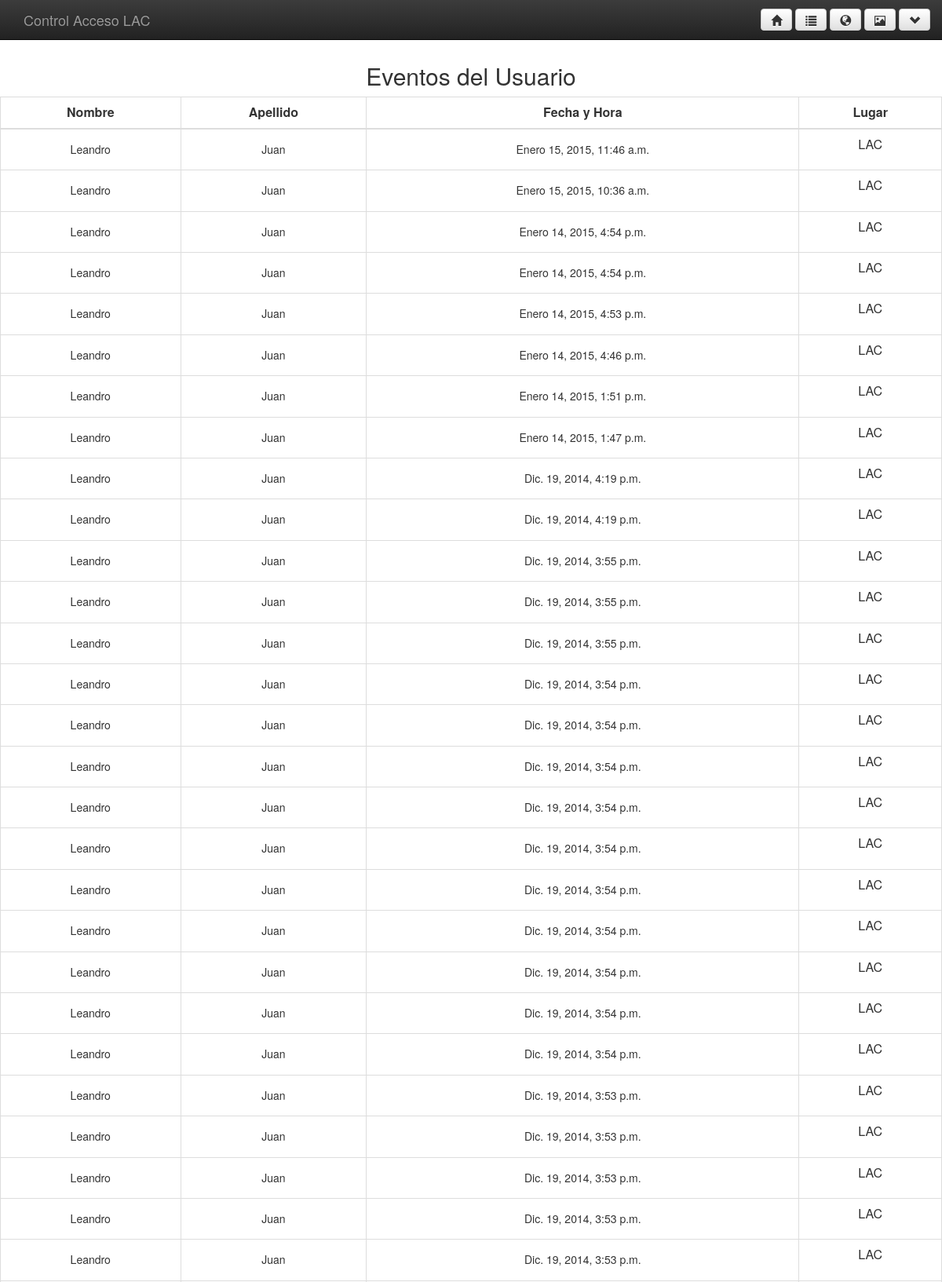
/eventosUsuario/2 (signed in, upper part), run on the app's committed database.
### control/models.py (models this page shows)
class Eventos_dj(models.Model):
    id = models.AutoField(primary_key=True)
    id_usuario_eventos= models.IntegerField()
    nombres_eventos = models.CharField(max_length=50)
    apellidos_eventos = models.CharField(max_length=50)
    fechayhora_eventos = models.DateTimeField()
    lugar_eventos= models.CharField(max_length=50)

### control/views.py (the view)
# urls.py: url(r'^eventosUsuario/(?P<id_usuario>\d+)$', 'control.views.mostrarEventosUsuario', name='eventosUsuario'),
@login_required()
def mostrarEventosUsuario(request,id_usuario):
    eventos = Eventos_dj.objects.filter(id_usuario_eventos=id_usuario).order_by('-id')
    return render_to_response('eventosUsuario.html',{'usuarios': eventos })

### login/templates/eventosUsuario.html
{% include 'base2.html' %}
<center><h2>Eventos del Usuario</h2></center>
<table  class="table table-hover table-bordered">
<thead>
<tr>
<th><center>Nombre</center></th>
<th><center>Apellido</center></th>
<th><center>Fecha y Hora</center></th>
<th><center>Lugar</center></th>
</tr>
</thead>
<tbody>
{% for usuario in usuarios %}
<tr>
<td align='center'><h5>{{ usuario.nombres_eventos }}</h5></td>
<td align='center'><h5>{{ usuario.apellidos_eventos }}</h5></td>
<td align='center'><h5>{{ usuario.fechayhora_eventos }}</h5></td>
<td align='center'><h>{{ usuario.lugar_eventos }}</h5></td>
{% endfor %}
</tbody>
</table>

### login/templates/base2.html (style rules this page uses)
body { padding-top: 5%; }

### data on the page
Eventos_dj: nombres_eventos "Leandro", apellidos_eventos "Juan", fechayhora_eventos "Enero 15, 2015, 11:46 a.m.", lugar_eventos "LAC"
Eventos_dj: nombres_eventos "Leandro", apellidos_eventos "Juan", fechayhora_eventos "Enero 15, 2015, 10:36 a.m.", lugar_eventos "LAC"
Eventos_dj: nombres_eventos "Leandro", apellidos_eventos "Juan", fechayhora_eventos "Enero 14, 2015, 4:54 p.m.", lugar_eventos "LAC"
Eventos_dj: nombres_eventos "Leandro", apellidos_eventos "Juan", fechayhora_eventos "Enero 14, 2015, 4:54 p.m.", lugar_eventos "LAC"
Eventos_dj: nombres_eventos "Leandro", apellidos_eventos "Juan", fechayhora_eventos "Enero 14, 2015, 4:53 p.m.", lugar_eventos "LAC"
Eventos_dj: nombres_eventos "Leandro", apellidos_eventos "Juan", fechayhora_eventos "Enero 14, 2015, 4:46 p.m.", lugar_eventos "LAC"
Eventos_dj: nombres_eventos "Leandro", apellidos_eventos "Juan", fechayhora_eventos "Enero 14, 2015, 1:51 p.m.", lugar_eventos "LAC"
Eventos_dj: nombres_eventos "Leandro", apellidos_eventos "Juan", fechayhora_eventos "Enero 14, 2015, 1:47 p.m.", lugar_eventos "LAC"
Eventos_dj: nombres_eventos "Leandro", apellidos_eventos "Juan", fechayhora_eventos "Dic. 19, 2014, 4:19 p.m.", lugar_eventos "LAC"
Eventos_dj: nombres_eventos "Leandro", apellidos_eventos "Juan", fechayhora_eventos "Dic. 19, 2014, 4:19 p.m.", lugar_eventos "LAC"
Eventos_dj: nombres_eventos "Leandro", apellidos_eventos "Juan", fechayhora_eventos "Dic. 19, 2014, 3:55 p.m.", lugar_eventos "LAC"
Eventos_dj: nombres_eventos "Leandro", apellidos_eventos "Juan", fechayhora_eventos "Dic. 19, 2014, 3:55 p.m.", lugar_eventos "LAC"
Eventos_dj: nombres_eventos "Leandro", apellidos_eventos "Juan", fechayhora_eventos "Dic. 19, 2014, 3:55 p.m.", lugar_eventos "LAC"
Eventos_dj: nombres_eventos "Leandro", apellidos_eventos "Juan", fechayhora_eventos "Dic. 19, 2014, 3:54 p.m.", lugar_eventos "LAC"
Eventos_dj: nombres_eventos "Leandro", apellidos_eventos "Juan", fechayhora_eventos "Dic. 19, 2014, 3:54 p.m.", lugar_eventos "LAC"
Eventos_dj: nombres_eventos "Leandro", apellidos_eventos "Juan", fechayhora_eventos "Dic. 19, 2014, 3:54 p.m.", lugar_eventos "LAC"
Eventos_dj: nombres_eventos "Leandro", apellidos_eventos "Juan", fechayhora_eventos "Dic. 19, 2014, 3:54 p.m.", lugar_eventos "LAC"
Eventos_dj: nombres_eventos "Leandro", apellidos_eventos "Juan", fechayhora_eventos "Dic. 19, 2014, 3:54 p.m.", lugar_eventos "LAC"
Eventos_dj: nombres_eventos "Leandro", apellidos_eventos "Juan", fechayhora_eventos "Dic. 19, 2014, 3:54 p.m.", lugar_eventos "LAC"
Eventos_dj: nombres_eventos "Leandro", apellidos_eventos "Juan", fechayhora_eventos "Dic. 19, 2014, 3:54 p.m.", lugar_eventos "LAC"
Eventos_dj: nombres_eventos "Leandro", apellidos_eventos "Juan", fechayhora_eventos "Dic. 19, 2014, 3:54 p.m.", lugar_eventos "LAC"
Eventos_dj: nombres_eventos "Leandro", apellidos_eventos "Juan", fechayhora_eventos "Dic. 19, 2014, 3:54 p.m.", lugar_eventos "LAC"
Eventos_dj: nombres_eventos "Leandro", apellidos_eventos "Juan", fechayhora_eventos "Dic. 19, 2014, 3:54 p.m.", lugar_eventos "LAC"
Eventos_dj: nombres_eventos "Leandro", apellidos_eventos "Juan", fechayhora_eventos "Dic. 19, 2014, 3:53 p.m.", lugar_eventos "LAC"
Eventos_dj: nombres_eventos "Leandro", apellidos_eventos "Juan", fechayhora_eventos "Dic. 19, 2014, 3:53 p.m.", lugar_eventos "LAC"
Eventos_dj: nombres_eventos "Leandro", apellidos_eventos "Juan", fechayhora_eventos "Dic. 19, 2014, 3:53 p.m.", lugar_eventos "LAC"
Eventos_dj: nombres_eventos "Leandro", apellidos_eventos "Juan", fechayhora_eventos "Dic. 19, 2014, 3:53 p.m.", lugar_eventos "LAC"
Eventos_dj: nombres_eventos "Leandro", apellidos_eventos "Juan", fechayhora_eventos "Dic. 19, 2014, 3:53 p.m.", lugar_eventos "LAC"
